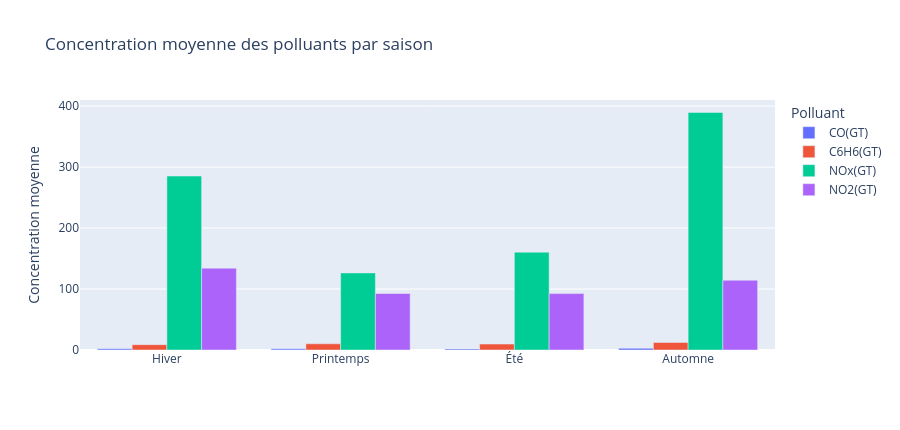

Write notebook code for a chart like this one.
### Markdown cell above
## 11. Analyse saisonnière

### Code cell
df['Saison'] = pd.cut(df.index.month, bins=[0,3,6,9,12],
                      labels=['Hiver','Printemps','Été','Automne'])

saison_moy = df.groupby('Saison', observed=True)[polluants].mean().round(2).reset_index()

fig = px.bar(
    saison_moy.melt(id_vars='Saison', var_name='Polluant', value_name='Concentration'),
    x='Saison', y='Concentration', color='Polluant', barmode='group',
    title='Concentration moyenne des polluants par saison',
    labels={'Concentration': 'Concentration moyenne', 'Saison': ''}
)
fig.update_layout(height=430, hovermode='x unified')
fig.show()

### Figure 1 — Plotly figure (JSON) as saved in the notebook; plotly's stock layout.template omitted (floating-point values rounded to 4 significant figures)
{"data": [{"alignmentgroup": "True", "hovertemplate": "Polluant=CO(GT)<br>=%{x}<br>Concentration moyenne=%{y}<extra></extra>", "legendgroup": "CO(GT)", "marker": {"color": "#636efa", "pattern": {"shape": ""}}, "name": "CO(GT)", "offsetgroup": "CO(GT)", "orientation": "v", "showlegend": true, "textposition": "auto", "type": "bar", "x": ["Hiver", "Printemps", "Été", "Automne"], "xaxis": "x", "y": [2.06, 1.94, 1.76, 2.77], "yaxis": "y"}, {"alignmentgroup": "True", "hovertemplate": "Polluant=C6H6(GT)<br>=%{x}<br>Concentration moyenne=%{y}<extra></extra>", "legendgroup": "C6H6(GT)", "marker": {"color": "#EF553B", "pattern": {"shape": ""}}, "name": "C6H6(GT)", "offsetgroup": "C6H6(GT)", "orientation": "v", "showlegend": true, "textposition": "auto", "type": "bar", "x": ["Hiver", "Printemps", "Été", "Automne"], "xaxis": "x", "y": [8.81, 10.19, 9.72, 12.28], "yaxis": "y"}, {"alignmentgroup": "True", "hovertemplate": "Polluant=NOx(GT)<br>=%{x}<br>Concentration moyenne=%{y}<extra></extra>", "legendgroup": "NOx(GT)", "marker": {"color": "#00cc96", "pattern": {"shape": ""}}, "name": "NOx(GT)", "offsetgroup": "NOx(GT)", "orientation": "v", "showlegend": true, "textposition": "auto", "type": "bar", "x": ["Hiver", "Printemps", "Été", "Automne"], "xaxis": "x", "y": [285.4, 126.5, 160.5, 389.6], "yaxis": "y"}, {"alignmentgroup": "True", "hovertemplate": "Polluant=NO2(GT)<br>=%{x}<br>Concentration moyenne=%{y}<extra></extra>", "legendgroup": "NO2(GT)", "marker": {"color": "#ab63fa", "pattern": {"shape": ""}}, "name": "NO2(GT)", "offsetgroup": "NO2(GT)", "orientation": "v", "showlegend": true, "textposition": "auto", "type": "bar", "x": ["Hiver", "Printemps", "Été", "Automne"], "xaxis": "x", "y": [134.3, 92.68, 92.51, 114.4], "yaxis": "y"}], "layout": {"barmode": "group", "height": 430, "hovermode": "x unified", "legend": {"title": {"text": "Polluant"}, "tracegroupgap": 0}, "title": {"text": "Concentration moyenne des polluants par saison"}, "xaxis": {"anchor": "y", "domain": [0, 1], "title": {"text": ""}}, "yaxis": {"anchor": "x", "domain": [0, 1], "title": {"text": "Concentration moyenne"}}}}
